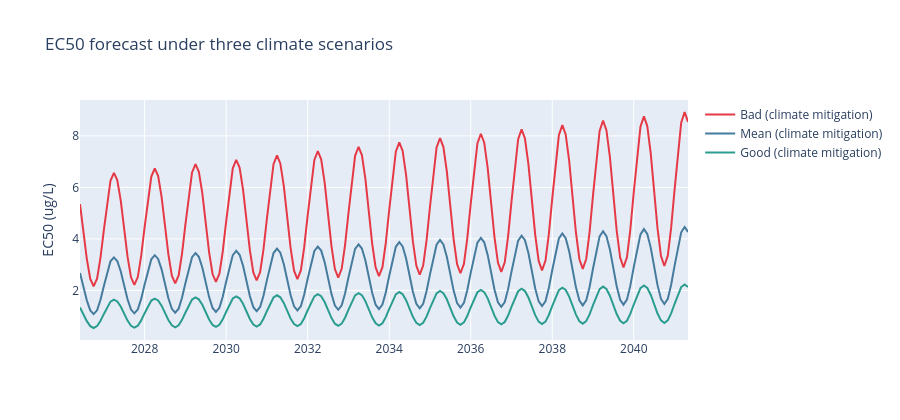

Notebook cell for this chart:
### Markdown cell above
### SARIMAX forecast, EC50 (three climate scenarios)

### Code cell
fc_meta = json.loads((RESULTS / "forecast_meta.json").read_text())
fc_frames = {sc: pd.read_csv(RESULTS / f"forecast_{sc}.csv", parse_dates=["Datetime"])
             for sc in ["bad", "mean", "good"] if (RESULTS / f"forecast_{sc}.csv").exists()}

fig = go.Figure()
colors = {"bad": "#e63946", "mean": "#457b9d", "good": "#2a9d8f"}
for sc, fdf in fc_frames.items():
    ycol = "EC50" if "EC50" in fdf.columns else fdf.columns[-1]
    fig.add_trace(go.Scatter(x=fdf["Datetime"], y=fdf[ycol], name=f"{sc.capitalize()} (climate mitigation)",
                              line=dict(color=colors.get(sc))))
fig.update_layout(title="EC50 forecast under three climate scenarios", xaxis_title="",
                   yaxis_title="EC50 (ug/L)", height=420)
fig.show()
print(json.dumps(fc_meta, indent=2)[:800])

### Figure 1 — Plotly figure (JSON) as saved in the notebook; plotly's stock layout.template omitted (floating-point values rounded to 4 significant figures; data arrays with more than 128 entries replaced by an {"elided": "..."} marker saying what was removed)
{"data": [{"line": {"color": "#e63946"}, "name": "Bad (climate mitigation)", "type": "scatter", "x": {"elided": "180 str values"}, "y": {"elided": "180 float values"}}, {"line": {"color": "#457b9d"}, "name": "Mean (climate mitigation)", "type": "scatter", "x": {"elided": "180 str values"}, "y": {"elided": "180 float values"}}, {"line": {"color": "#2a9d8f"}, "name": "Good (climate mitigation)", "type": "scatter", "x": {"elided": "180 str values"}, "y": {"elided": "180 float values"}}], "layout": {"height": 420, "title": {"text": "EC50 forecast under three climate scenarios"}, "xaxis": {"title": {"text": ""}}, "yaxis": {"title": {"text": "EC50 (ug/L)"}}}}
